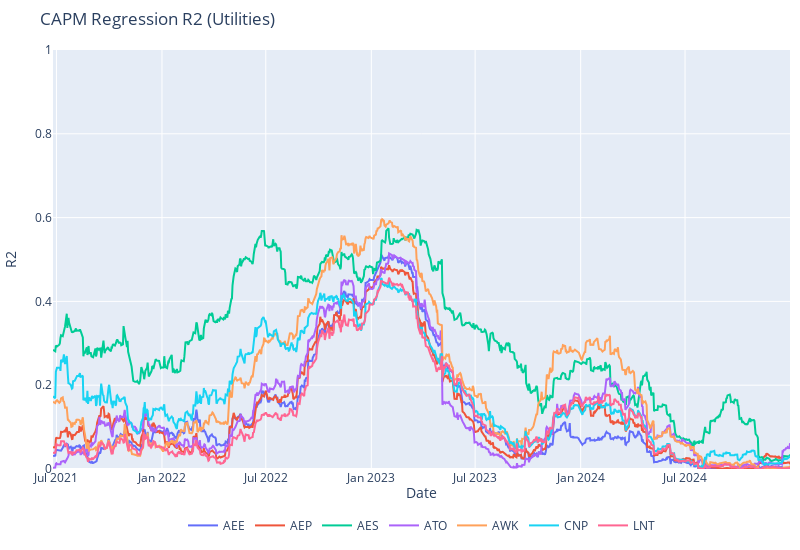

Source (notebook cell):
### Code cell
fig = go.Figure()

for ticker in rolling_df.columns:

    fig.add_trace(
        go.Scatter(
            x = rolling_df.index,
            y = rolling_df[ticker],
            name = f'{ticker}'
        )
    )
fig.update_layout(title = 'CAPM Regression R2 (Utilities)')
fig.update_layout(
                  showlegend=True,
                  margin=dict(l=10, r=10, t=50, b=10),
                  legend=dict(orientation="h",yanchor="top",y=-0.1,xanchor="center",x=0.5),
                  width = 800,height = 550,
                  xaxis_title = 'Date',
                  xaxis=dict(title_standoff=3) 
                )
fig.update_yaxes(title = 'R2',range = [0,1])
fig.show()

### Figure 1 — Plotly figure (JSON) as saved in the notebook; plotly's stock layout.template omitted (floating-point values rounded to 4 significant figures; data arrays with more than 128 entries replaced by an {"elided": "..."} marker saying what was removed)
{"data": [{"name": "AEE", "type": "scatter", "x": {"elided": "885 str values"}, "y": {"elided": "885 float values"}}, {"name": "AEP", "type": "scatter", "x": {"elided": "885 str values"}, "y": {"elided": "885 float values"}}, {"name": "AES", "type": "scatter", "x": {"elided": "885 str values"}, "y": {"elided": "885 float values"}}, {"name": "ATO", "type": "scatter", "x": {"elided": "885 str values"}, "y": {"elided": "885 float values"}}, {"name": "AWK", "type": "scatter", "x": {"elided": "885 str values"}, "y": {"elided": "885 float values"}}, {"name": "CNP", "type": "scatter", "x": {"elided": "885 str values"}, "y": {"elided": "885 float values"}}, {"name": "LNT", "type": "scatter", "x": {"elided": "885 str values"}, "y": {"elided": "885 float values"}}], "layout": {"height": 550, "legend": {"orientation": "h", "x": 0.5, "xanchor": "center", "y": -0.1, "yanchor": "top"}, "margin": {"b": 10, "l": 10, "r": 10, "t": 50}, "showlegend": true, "title": {"text": "CAPM Regression R2 (Utilities)"}, "width": 800, "xaxis": {"title": {"standoff": 3, "text": "Date"}}, "yaxis": {"range": [0, 1], "title": {"text": "R2"}}}}
